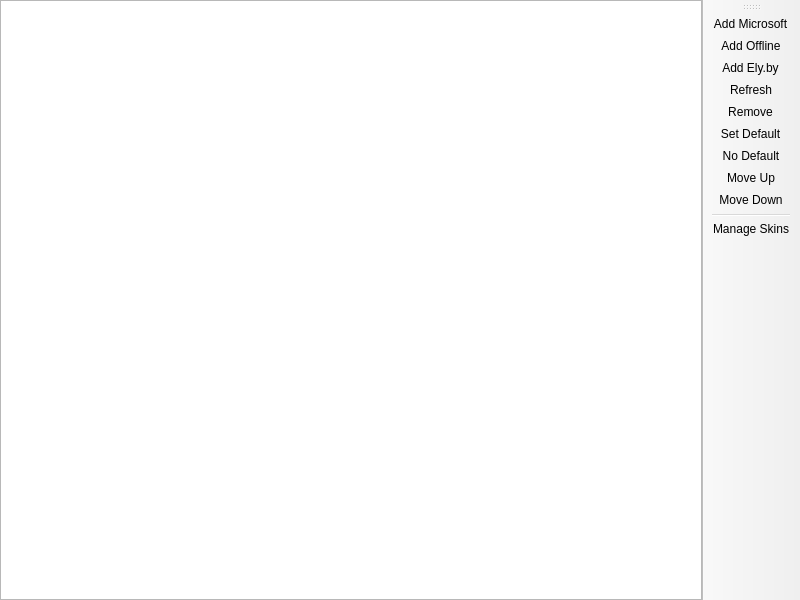
<?xml version="1.0" encoding="UTF-8"?>
<ui version="4.0">
 <class>AccountListPage</class>
 <widget class="QMainWindow" name="AccountListPage">
  <property name="geometry">
   <rect>
    <x>0</x>
    <y>0</y>
    <width>800</width>
    <height>600</height>
   </rect>
  </property>
  <widget class="QWidget" name="centralwidget">
   <layout class="QHBoxLayout" name="horizontalLayout">
    <property name="leftMargin">
     <number>0</number>
    </property>
    <property name="topMargin">
     <number>0</number>
    </property>
    <property name="rightMargin">
     <number>0</number>
    </property>
    <property name="bottomMargin">
     <number>0</number>
    </property>
    <item>
     <widget class="VersionListView" name="listView">
      <property name="alternatingRowColors">
       <bool>true</bool>
      </property>
      <property name="rootIsDecorated">
       <bool>false</bool>
      </property>
      <property name="itemsExpandable">
       <bool>false</bool>
      </property>
      <property name="allColumnsShowFocus">
       <bool>true</bool>
      </property>
      <attribute name="headerStretchLastSection">
       <bool>false</bool>
      </attribute>
     </widget>
    </item>
   </layout>
  </widget>
  <widget class="WideBar" name="toolBar">
   <attribute name="toolBarArea">
    <enum>RightToolBarArea</enum>
   </attribute>
   <attribute name="toolBarBreak">
    <bool>false</bool>
   </attribute>
   <addaction name="actionAddMicrosoft"/>
   <addaction name="actionAddOffline"/>
   <addaction name="actionAddElyBy"/>
   <addaction name="actionRefresh"/>
   <addaction name="actionRemove"/>
   <addaction name="actionSetDefault"/>
   <addaction name="actionNoDefault"/>
   <addaction name="actionMoveUp"/>
   <addaction name="actionMoveDown"/>
   <addaction name="separator"/>
   <addaction name="actionManageSkins"/>
  </widget>
  <action name="actionSetDefault">
   <property name="text">
    <string>&amp;Set Default</string>
   </property>
  </action>
  <action name="actionNoDefault">
   <property name="checkable">
    <bool>true</bool>
   </property>
   <property name="text">
    <string>&amp;No Default</string>
   </property>
  </action>
  <action name="actionManageSkins">
   <property name="text">
    <string>&amp;Manage Skins</string>
   </property>
   <property name="toolTip">
    <string>Manage Skins</string>
   </property>
  </action>
  <action name="actionAddMicrosoft">
   <property name="text">
    <string>&amp;Add Microsoft</string>
   </property>
  </action>
  <action name="actionAddOffline">
   <property name="text">
    <string>Add &amp;Offline</string>
   </property>
  </action>
  <action name="actionAddElyBy">
   <property name="text">
    <string>Add &amp;Ely.by</string>
   </property>
   <property name="toolTip">
    <string>Log in with an Ely.by account for servers that use Ely.by and its skins</string>
   </property>
  </action>
  <action name="actionRefresh">
   <property name="text">
    <string>&amp;Refresh</string>
   </property>
   <property name="toolTip">
    <string>Refresh the account tokens</string>
   </property>
  </action>
  <action name="actionRemove">
   <property name="text">
    <string>Remo&amp;ve</string>
   </property>
  </action>
  <action name="actionMoveUp">
   <property name="text">
    <string>Move &amp;Up</string>
   </property>
  </action>
  <action name="actionMoveDown">
   <property name="text">
    <string>Move &amp;Down</string>
   </property>
  </action>
 </widget>
 <customwidgets>
  <customwidget>
   <class>VersionListView</class>
   <extends>QTreeView</extends>
   <header>ui/widgets/VersionListView.h</header>
  </customwidget>
  <customwidget>
   <class>WideBar</class>
   <extends>QToolBar</extends>
   <header>ui/widgets/WideBar.h</header>
  </customwidget>
 </customwidgets>
 <resources/>
 <connections/>
</ui>
